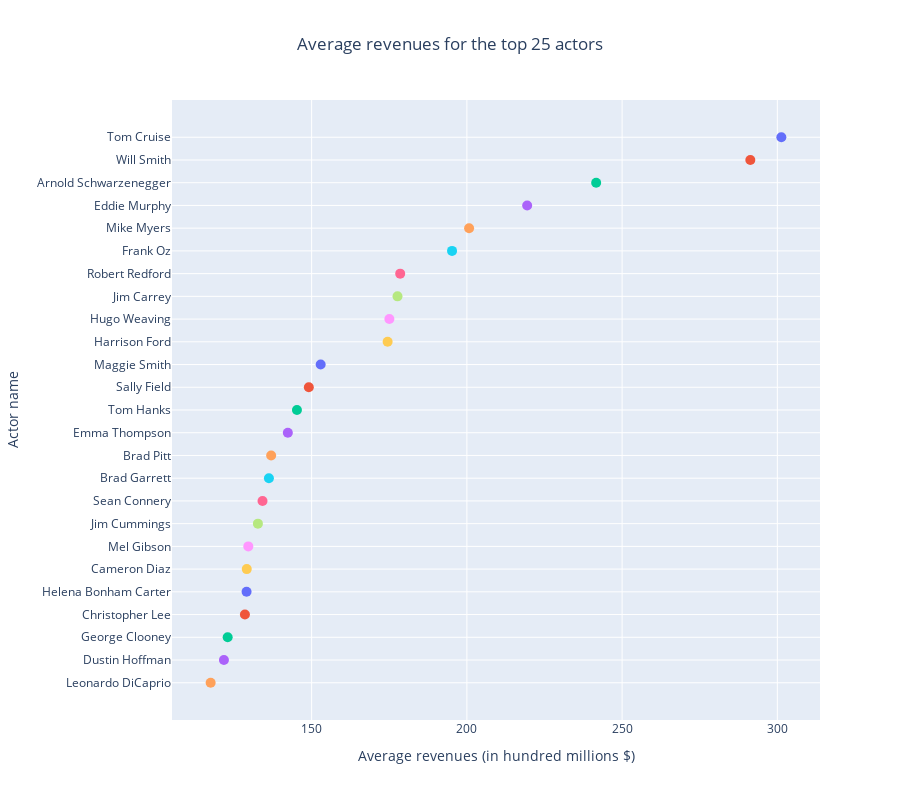

Notebook code for this chart:
### Code cell
# Create a scatter plot which is equivalent to Seaborn's pointplot
fig = px.scatter(top_actors.head(25), y='Actor_name', x='revenues_in_millions', 
                 color='Actor_name',  # Use a distinct color for each actor
                 title='Average revenues for the top 25 actors',
                 labels={'revenues_in_millions': 'Average revenues (in hundred millions $)',
                         'Actor_name': 'Actor name'},
                 height=800  # Adjust height to accommodate all actor names
                )

# Update the layout for a cleaner look
fig.update_layout(showlegend=False)  # Hide the legend if it's not needed
fig.update_traces(marker=dict(size=10))  # Adjust marker size as needed
fig.update_yaxes(categoryorder='total ascending')  # Sort the y-axis based on the values if needed

# Center the title and set the plot to allow for vertical scrolling
fig.update_layout(
    title_text='Average revenues for the top 25 actors',
    title_x=0.5,  # Center the title
    yaxis_fixedrange=False  # Allows for vertical scrolling on the y-axis
)

# The next line would be used to save the figure as an HTML file
# fig.write_html('path_to_file.html')

# Show the figure in the output (this line can be omitted if using in a script)
fig.show()

fig.write_html("assets/plots/actors_revenue.html")

### Figure 1 — Plotly figure (JSON) as saved in the notebook; plotly's stock layout.template omitted (floating-point values rounded to 4 significant figures)
{"data": [{"hovertemplate": "Actor name=%{y}<br>Average revenues (in hundred millions $)=%{x}<extra></extra>", "legendgroup": "Tom Cruise", "marker": {"color": "#636efa", "size": 10, "symbol": "circle"}, "mode": "markers", "name": "Tom Cruise", "orientation": "h", "showlegend": true, "type": "scatter", "x": [301.3], "xaxis": "x", "y": ["Tom Cruise"], "yaxis": "y"}, {"hovertemplate": "Actor name=%{y}<br>Average revenues (in hundred millions $)=%{x}<extra></extra>", "legendgroup": "Will Smith", "marker": {"color": "#EF553B", "size": 10, "symbol": "circle"}, "mode": "markers", "name": "Will Smith", "orientation": "h", "showlegend": true, "type": "scatter", "x": [291.3], "xaxis": "x", "y": ["Will Smith"], "yaxis": "y"}, {"hovertemplate": "Actor name=%{y}<br>Average revenues (in hundred millions $)=%{x}<extra></extra>", "legendgroup": "Arnold Schwarzenegger", "marker": {"color": "#00cc96", "size": 10, "symbol": "circle"}, "mode": "markers", "name": "Arnold Schwarzenegger", "orientation": "h", "showlegend": true, "type": "scatter", "x": [241.6], "xaxis": "x", "y": ["Arnold Schwarzenegger"], "yaxis": "y"}, {"hovertemplate": "Actor name=%{y}<br>Average revenues (in hundred millions $)=%{x}<extra></extra>", "legendgroup": "Eddie Murphy", "marker": {"color": "#ab63fa", "size": 10, "symbol": "circle"}, "mode": "markers", "name": "Eddie Murphy", "orientation": "h", "showlegend": true, "type": "scatter", "x": [219.4], "xaxis": "x", "y": ["Eddie Murphy"], "yaxis": "y"}, {"hovertemplate": "Actor name=%{y}<br>Average revenues (in hundred millions $)=%{x}<extra></extra>", "legendgroup": "Mike Myers", "marker": {"color": "#FFA15A", "size": 10, "symbol": "circle"}, "mode": "markers", "name": "Mike Myers", "orientation": "h", "showlegend": true, "type": "scatter", "x": [200.7], "xaxis": "x", "y": ["Mike Myers"], "yaxis": "y"}, {"hovertemplate": "Actor name=%{y}<br>Average revenues (in hundred millions $)=%{x}<extra></extra>", "legendgroup": "Frank Oz", "marker": {"color": "#19d3f3", "size": 10, "symbol": "circle"}, "mode": "markers", "name": "Frank Oz", "orientation": "h", "showlegend": true, "type": "scatter", "x": [195.2], "xaxis": "x", "y": ["Frank Oz"], "yaxis": "y"}, {"hovertemplate": "Actor name=%{y}<br>Average revenues (in hundred millions $)=%{x}<extra></extra>", "legendgroup": "Robert Redford", "marker": {"color": "#FF6692", "size": 10, "symbol": "circle"}, "mode": "markers", "name": "Robert Redford", "orientation": "h", "showlegend": true, "type": "scatter", "x": [178.5], "xaxis": "x", "y": ["Robert Redford"], "yaxis": "y"}, {"hovertemplate": "Actor name=%{y}<br>Average revenues (in hundred millions $)=%{x}<extra></extra>", "legendgroup": "Jim Carrey", "marker": {"color": "#B6E880", "size": 10, "symbol": "circle"}, "mode": "markers", "name": "Jim Carrey", "orientation": "h", "showlegend": true, "type": "scatter", "x": [177.7], "xaxis": "x", "y": ["Jim Carrey"], "yaxis": "y"}, {"hovertemplate": "Actor name=%{y}<br>Average revenues (in hundred millions $)=%{x}<extra></extra>", "legendgroup": "Hugo Weaving", "marker": {"color": "#FF97FF", "size": 10, "symbol": "circle"}, "mode": "markers", "name": "Hugo Weaving", "orientation": "h", "showlegend": true, "type": "scatter", "x": [175.0], "xaxis": "x", "y": ["Hugo Weaving"], "yaxis": "y"}, {"hovertemplate": "Actor name=%{y}<br>Average revenues (in hundred millions $)=%{x}<extra></extra>", "legendgroup": "Harrison Ford", "marker": {"color": "#FECB52", "size": 10, "symbol": "circle"}, "mode": "markers", "name": "Harrison Ford", "orientation": "h", "showlegend": true, "type": "scatter", "x": [174.5], "xaxis": "x", "y": ["Harrison Ford"], "yaxis": "y"}, {"hovertemplate": "Actor name=%{y}<br>Average revenues (in hundred millions $)=%{x}<extra></extra>", "legendgroup": "Maggie Smith", "marker": {"color": "#636efa", "size": 10, "symbol": "circle"}, "mode": "markers", "name": "Maggie Smith", "orientation": "h", "showlegend": true, "type": "scatter", "x": [152.9], "xaxis": "x", "y": ["Maggie Smith"], "yaxis": "y"}, {"hovertemplate": "Actor name=%{y}<br>Average revenues (in hundred millions $)=%{x}<extra></extra>", "legendgroup": "Sally Field", "marker": {"color": "#EF553B", "size": 10, "symbol": "circle"}, "mode": "markers", "name": "Sally Field", "orientation": "h", "showlegend": true, "type": "scatter", "x": [149.1], "xaxis": "x", "y": ["Sally Field"], "yaxis": "y"}, {"hovertemplate": "Actor name=%{y}<br>Average revenues (in hundred millions $)=%{x}<extra></extra>", "legendgroup": "Tom Hanks", "marker": {"color": "#00cc96", "size": 10, "symbol": "circle"}, "mode": "markers", "name": "Tom Hanks", "orientation": "h", "showlegend": true, "type": "scatter", "x": [145.3], "xaxis": "x", "y": ["Tom Hanks"], "yaxis": "y"}, {"hovertemplate": "Actor name=%{y}<br>Average revenues (in hundred millions $)=%{x}<extra></extra>", "legendgroup": "Emma Thompson", "marker": {"color": "#ab63fa", "size": 10, "symbol": "circle"}, "mode": "markers", "name": "Emma Thompson", "orientation": "h", "showlegend": true, "type": "scatter", "x": [142.3], "xaxis": "x", "y": ["Emma Thompson"], "yaxis": "y"}, {"hovertemplate": "Actor name=%{y}<br>Average revenues (in hundred millions $)=%{x}<extra></extra>", "legendgroup": "Brad Pitt", "marker": {"color": "#FFA15A", "size": 10, "symbol": "circle"}, "mode": "markers", "name": "Brad Pitt", "orientation": "h", "showlegend": true, "type": "scatter", "x": [137.0], "xaxis": "x", "y": ["Brad Pitt"], "yaxis": "y"}, {"hovertemplate": "Actor name=%{y}<br>Average revenues (in hundred millions $)=%{x}<extra></extra>", "legendgroup": "Brad Garrett", "marker": {"color": "#19d3f3", "size": 10, "symbol": "circle"}, "mode": "markers", "name": "Brad Garrett", "orientation": "h", "showlegend": true, "type": "scatter", "x": [136.2], "xaxis": "x", "y": ["Brad Garrett"], "yaxis": "y"}, {"hovertemplate": "Actor name=%{y}<br>Average revenues (in hundred millions $)=%{x}<extra></extra>", "legendgroup": "Sean Connery", "marker": {"color": "#FF6692", "size": 10, "symbol": "circle"}, "mode": "markers", "name": "Sean Connery", "orientation": "h", "showlegend": true, "type": "scatter", "x": [134.2], "xaxis": "x", "y": ["Sean Connery"], "yaxis": "y"}, {"hovertemplate": "Actor name=%{y}<br>Average revenues (in hundred millions $)=%{x}<extra></extra>", "legendgroup": "Jim Cummings", "marker": {"color": "#B6E880", "size": 10, "symbol": "circle"}, "mode": "markers", "name": "Jim Cummings", "orientation": "h", "showlegend": true, "type": "scatter", "x": [132.7], "xaxis": "x", "y": ["Jim Cummings"], "yaxis": "y"}, {"hovertemplate": "Actor name=%{y}<br>Average revenues (in hundred millions $)=%{x}<extra></extra>", "legendgroup": "Mel Gibson", "marker": {"color": "#FF97FF", "size": 10, "symbol": "circle"}, "mode": "markers", "name": "Mel Gibson", "orientation": "h", "showlegend": true, "type": "scatter", "x": [129.6], "xaxis": "x", "y": ["Mel Gibson"], "yaxis": "y"}, {"hovertemplate": "Actor name=%{y}<br>Average revenues (in hundred millions $)=%{x}<extra></extra>", "legendgroup": "Cameron Diaz", "marker": {"color": "#FECB52", "size": 10, "symbol": "circle"}, "mode": "markers", "name": "Cameron Diaz", "orientation": "h", "showlegend": true, "type": "scatter", "x": [129.1], "xaxis": "x", "y": ["Cameron Diaz"], "yaxis": "y"}, {"hovertemplate": "Actor name=%{y}<br>Average revenues (in hundred millions $)=%{x}<extra></extra>", "legendgroup": "Helena Bonham Carter", "marker": {"color": "#636efa", "size": 10, "symbol": "circle"}, "mode": "markers", "name": "Helena Bonham Carter", "orientation": "h", "showlegend": true, "type": "scatter", "x": [129.0], "xaxis": "x", "y": ["Helena Bonham Carter"], "yaxis": "y"}, {"hovertemplate": "Actor name=%{y}<br>Average revenues (in hundred millions $)=%{x}<extra></extra>", "legendgroup": "Christopher Lee", "marker": {"color": "#EF553B", "size": 10, "symbol": "circle"}, "mode": "markers", "name": "Christopher Lee", "orientation": "h", "showlegend": true, "type": "scatter", "x": [128.5], "xaxis": "x", "y": ["Christopher Lee"], "yaxis": "y"}, {"hovertemplate": "Actor name=%{y}<br>Average revenues (in hundred millions $)=%{x}<extra></extra>", "legendgroup": "George Clooney", "marker": {"color": "#00cc96", "size": 10, "symbol": "circle"}, "mode": "markers", "name": "George Clooney", "orientation": "h", "showlegend": true, "type": "scatter", "x": [123.0], "xaxis": "x", "y": ["George Clooney"], "yaxis": "y"}, {"hovertemplate": "Actor name=%{y}<br>Average revenues (in hundred millions $)=%{x}<extra></extra>", "legendgroup": "Dustin Hoffman", "marker": {"color": "#ab63fa", "size": 10, "symbol": "circle"}, "mode": "markers", "name": "Dustin Hoffman", "orientation": "h", "showlegend": true, "type": "scatter", "x": [121.7], "xaxis": "x", "y": ["Dustin Hoffman"], "yaxis": "y"}, {"hovertemplate": "Actor name=%{y}<br>Average revenues (in hundred millions $)=%{x}<extra></extra>", "legendgroup": "Leonardo DiCaprio", "marker": {"color": "#FFA15A", "size": 10, "symbol": "circle"}, "mode": "markers", "name": "Leonardo DiCaprio", "orientation": "h", "showlegend": true, "type": "scatter", "x": [117.5], "xaxis": "x", "y": ["Leonardo DiCaprio"], "yaxis": "y"}], "layout": {"height": 800, "legend": {"title": {"text": "Actor name"}, "tracegroupgap": 0}, "showlegend": false, "title": {"text": "Average revenues for the top 25 actors", "x": 0.5}, "xaxis": {"anchor": "y", "domain": [0, 1], "title": {"text": "Average revenues (in hundred millions $)"}}, "yaxis": {"anchor": "x", "categoryarray": ["Leonardo DiCaprio", "Dustin Hoffman", "George Clooney", "Christopher Lee", "Helena Bonham Carter", "Cameron Diaz", "Mel Gibson", "Jim Cummings", "Sean Connery", "Brad Garrett", "Brad Pitt", "Emma Thompson", "Tom Hanks", "Sally Field", "Maggie Smith", "Harrison Ford", "Hugo Weaving", "Jim Carrey", "Robert Redford", "Frank Oz", "Mike Myers", "Eddie Murphy", "Arnold Schwarzenegger", "Will Smith", "Tom Cruise"], "categoryorder": "total ascending", "domain": [0, 1], "fixedrange": false, "title": {"text": "Actor name"}}}}
